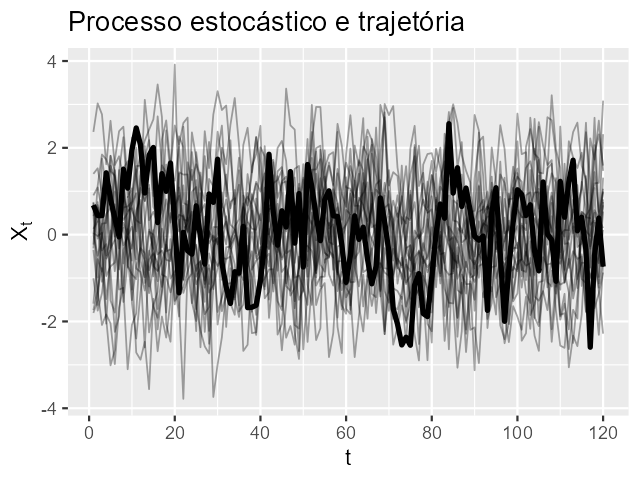

This figure's R source:
# ============================================================
# Aula 01 — Slide 05
# Figura: Processo estocástico (múltiplas trajetórias) e uma realização
# Saída: slides/01-05.png
# ============================================================

source("slides/utils.R")

TSED_WIDTH <- 640
TSED_HEIGHT <- 480

set.seed(4)

# parâmetros
T <- 120
t <- 1:T
n_paths <- 20
phi <- 0.6

# simula várias trajetórias de um AR(1)
paths <- replicate(n_paths, as.numeric(arima.sim(model = list(ar = phi), n = T)))

# realização observada (primeira trajetória)
x_obs <- paths[, 1]
x_obs_ts <- ts(x_obs, start = 1, frequency = 1)

# data frame das outras trajetórias
df_other <- data.frame(
  time  = rep(t, times = n_paths - 1),
  value = as.vector(paths[, 2:n_paths]),
  path  = factor(rep(2:n_paths, each = T))
)

# gráfico (forecast/ggplot)
p <- forecast::autoplot(x_obs_ts) +
  ggplot2::geom_line(
    data = df_other,
    ggplot2::aes(x = time, y = value, group = path),
    linewidth = 0.4,
    alpha = 0.35
  ) +
  ggplot2::geom_line(
    data = data.frame(time = t, value = x_obs),
    ggplot2::aes(x = time, y = value),
    linewidth = 1.2
  ) +
  ggplot2::labs(
    title = "Processo estocástico e trajetória",
    x = "t",
    y = expression(X[t])
  )

# salva no padrão do slide (pixels controláveis via TSED_WIDTH/TSED_HEIGHT em header.R)
har_ggsave_px(
  file = har_slide_file(1, 6),
  plot = p
)
